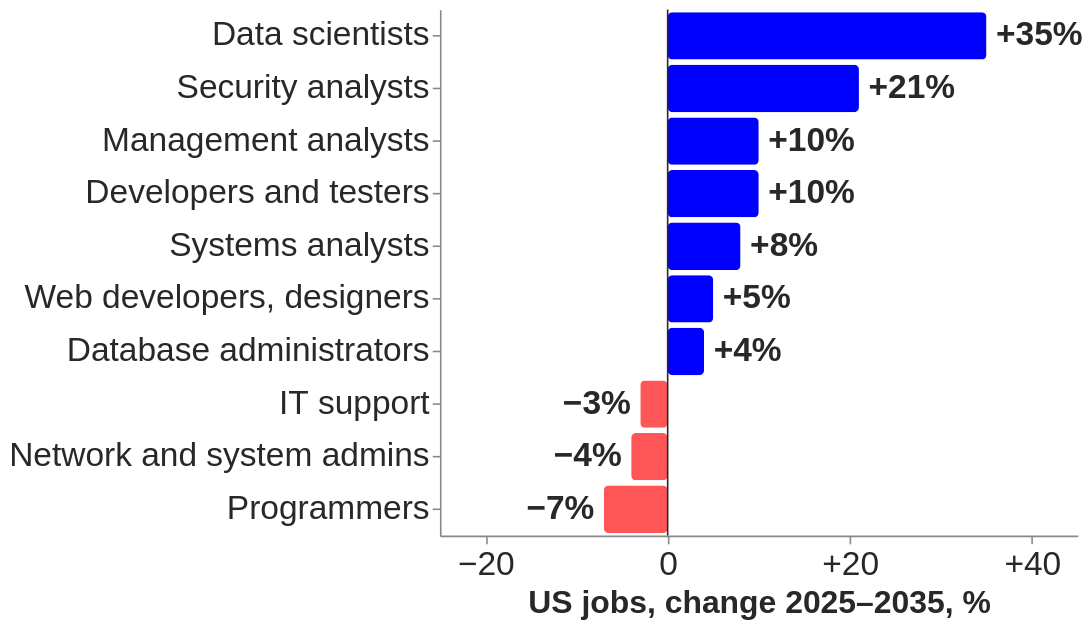

Write the Vega-Lite specification saved for this chart.
### Vega-Lite specification from a JSON file in a GitHub repository (floating-point values rounded to 4 significant figures)
{"$schema": "https://vega.github.io/schema/vega-lite/v5.json", "width": 400, "height": 330, "data": {"values": [{"k": "Data scientists", "v": 35, "c": "#0000FF", "t": "+35%"}, {"k": "Security analysts", "v": 21, "c": "#0000FF", "t": "+21%"}, {"k": "Management analysts", "v": 10, "c": "#0000FF", "t": "+10%"}, {"k": "Developers and testers", "v": 10, "c": "#0000FF", "t": "+10%"}, {"k": "Systems analysts", "v": 8, "c": "#0000FF", "t": "+8%"}, {"k": "Web developers, designers", "v": 5, "c": "#0000FF", "t": "+5%"}, {"k": "Database administrators", "v": 4, "c": "#0000FF", "t": "+4%"}, {"k": "IT support", "v": -3, "c": "#FF5657", "t": "−3%"}, {"k": "Network and system admins", "v": -4, "c": "#FF5657", "t": "−4%"}, {"k": "Programmers", "v": -7, "c": "#FF5657", "t": "−7%"}]}, "layer": [{"mark": {"type": "bar", "cornerRadius": 3}, "encoding": {"y": {"field": "k", "type": "ordinal", "sort": null, "axis": {"title": null, "labelLimit": 340}}, "x": {"field": "v", "type": "quantitative", "scale": {"domain": [-25, 45]}, "axis": {"title": "US jobs, change 2025–2035, %", "grid": false, "labelExpr": "datum.value>0?'+'+datum.value:datum.value==0?'0':'−'+(-datum.value)", "values": [-20, 0, 20, 40]}}, "color": {"field": "c", "type": "nominal", "scale": null}}}, {"transform": [{"filter": "datum.v>0"}], "mark": {"type": "text", "align": "left", "dx": 6, "fontSize": 21, "fontWeight": "bold", "color": "#282828"}, "encoding": {"y": {"field": "k", "type": "ordinal", "sort": null}, "x": {"field": "v", "type": "quantitative"}, "text": {"field": "t"}}}, {"transform": [{"filter": "datum.v<0"}], "mark": {"type": "text", "align": "right", "dx": -6, "fontSize": 21, "fontWeight": "bold", "color": "#282828"}, "encoding": {"y": {"field": "k", "type": "ordinal", "sort": null}, "x": {"field": "v", "type": "quantitative"}, "text": {"field": "t"}}}, {"data": {"values": [{"x": 0}]}, "mark": {"type": "rule", "color": "#282828"}, "encoding": {"x": {"field": "x", "type": "quantitative"}}}], "config": {"font": "Tahoma, Verdana, sans-serif", "axis": {"labelFontSize": 21, "titleFontSize": 20, "labelColor": "#282828", "titleColor": "#282828"}, "view": {"stroke": null}}}
